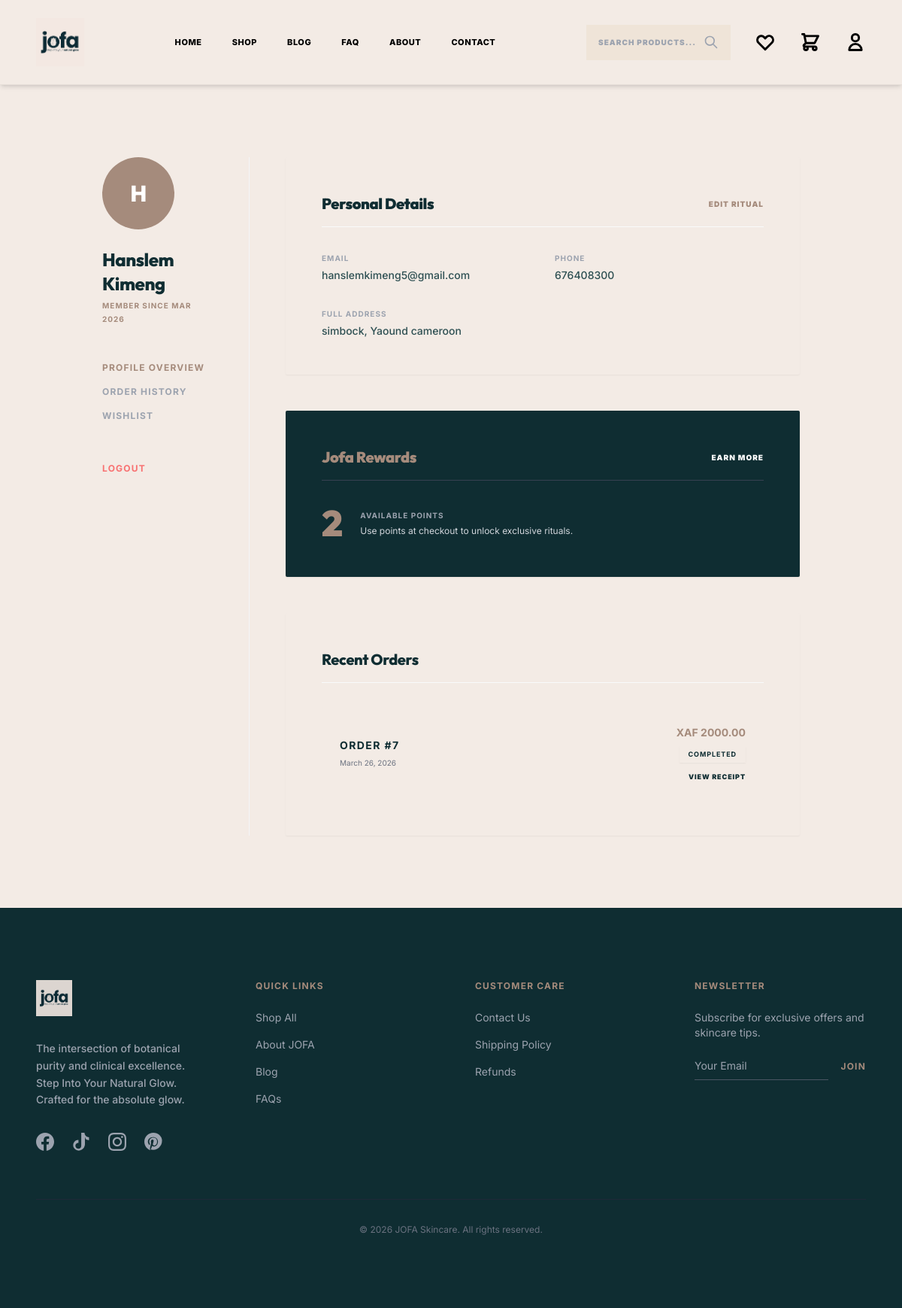
/accounts/profile/ (signed in), run on the app's committed database.
### accounts/models.py (models this page shows, shortened)
class Profile(models.Model):
    user = models.OneToOneField(User, on_delete=models.CASCADE, related_name='profile')
    phone = models.CharField(max_length=20, blank=True)
    address = models.TextField(blank=True)
    city = models.CharField(max_length=100, blank=True)
    country = models.CharField(max_length=100, blank=True)
    created_at = models.DateTimeField(auto_now_add=True)

### orders/models.py (models this page shows, shortened)
class Order(models.Model):
    STATUS_CHOICES = [
        ('pending', 'Pending'),
        ('completed', 'Completed'),
        ('cancelled', 'Cancelled'),
    ]
    user = models.ForeignKey(User, on_delete=models.CASCADE, related_name='orders')
    first_name = models.CharField(max_length=50)
    last_name = models.CharField(max_length=50)
    email = models.EmailField()
    address = models.CharField(max_length=250)
    postal_code = models.CharField(max_length=20)
    city = models.CharField(max_length=100)
    phone_number = models.CharField(max_length=20, blank=True)
    created = models.DateTimeField(auto_now_add=True)
    updated = models.DateTimeField(auto_now=True)
    paid = models.BooleanField(default=False)
    status = models.CharField(max_length=20, choices=STATUS_CHOICES, default='pending')
    class Meta:
        ordering = ('-created',)
    def get_total_cost(self):
        return sum(item.get_cost() for item in self.items.all())

class OrderItem(models.Model):
    order = models.ForeignKey(Order, related_name='items', on_delete=models.CASCADE)
    product = models.ForeignKey(Product, related_name='order_items', on_delete=models.CASCADE)
    price = models.DecimalField(max_digits=10, decimal_places=2)
    quantity = models.PositiveIntegerField(default=1)
    def get_cost(self):
        return self.price * self.quantity

### accounts/views.py (the view)
# urls.py: path('profile/', views.ProfileView.as_view(), name='profile'),
class ProfileView(LoginRequiredMixin, TemplateView):
    template_name = 'accounts/profile.html'
    def get_context_data(self, **kwargs):
        context = super().get_context_data(**kwargs)
        context['profile'] = self.request.user.profile
        if hasattr(self.request.user, 'orders'):
            context['orders'] = self.request.user.orders.all()
        context['available_points'] = get_user_points(self.request.user)
        return context

### orders/cart.py (called while the page is built)
    def __len__(self):
        return sum(item['quantity'] for item in self.cart.values())

### orders/context_processors.py (called while the page is built)
def cart(request):
    return {'cart': Cart(request)}

### rewards/utils.py (called while the page is built)
def get_user_points(user):
    now = timezone.now()
    from django.db.models import Sum
    earned = RewardPoint.objects.filter(
        user=user,
        transaction_type='earned',
        expires_at__gt=now
    ).aggregate(Sum('points'))['points__sum'] or 0
    redeemed = RewardPoint.objects.filter(
        user=user,
        transaction_type='redeemed'
    ).aggregate(Sum('points'))['points__sum'] or 0
    return max(0, earned + redeemed)

### templates/accounts/profile.html (shortened to what this page needs)
{% extends 'base.html' %}
{% block content %}
<section class="py-24 bg-jofa-beige">
    <div class="container mx-auto px-6 md:px-12">
        <div class="max-w-6xl mx-auto grid grid-cols-1 md:grid-cols-4 gap-12">
            <div class="col-span-1 border-r border-gray-100 pr-12">
                <div class="text-center md:text-left mb-12">
                    <div
                        class="w-24 h-24 bg-jofa-gold rounded-full mx-auto md:mx-0 mb-6 flex items-center justify-center text-white text-3xl serif">
                        {{ user.username|first|upper }}
                    </div>
                    <h2 class="text-2xl serif text-jofa-dark mb-1">{{ user.get_full_name|default:user.username }}</h2>
                    <p class="text-[10px] uppercase tracking-widest text-jofa-gold font-bold">Member since {{ user.date_joined|date:"M Y" }}</p>
                </div>
                <nav class="space-y-4">
                    <a href="#" class="block text-xs uppercase tracking-widest font-bold text-jofa-gold">Profile
                        Overview</a>
                    <a href="{% url 'orders:order_history' %}"
                        class="block text-xs uppercase tracking-widest font-bold text-gray-400 hover:text-jofa-dark transition-colors">Order
                        History</a>
                    <a href="{% url 'products:wishlist_detail' %}"
                        class="block text-xs uppercase tracking-widest font-bold text-gray-400 hover:text-jofa-onyx transition-colors">Wishlist</a>
                    <form action="{% url 'accounts:logout' %}" method="post" class="pt-8">
                        <button type="submit"
                            class="text-xs uppercase tracking-widest font-bold text-red-400 hover:text-red-500 transition-colors">Logout</button>
                    </form>
                </nav>
            </div>
            <div class="col-span-3">
                <div class="bg-jofa-beige p-12 shadow-sm rounded-sm mb-12">
                    <div class="flex justify-between items-center border-b border-gray-50 pb-4 mb-8">
                        <h3 class="text-xl serif text-jofa-dark font-black">Personal Details</h3>
                        <a href="{% url 'accounts:profile_update' %}"
                            class="text-[10px] uppercase tracking-widest font-black text-jofa-gold hover:text-jofa-dark transition-colors">Edit
                            Ritual</a>
                    </div>
                    <div class="grid grid-cols-1 md:grid-cols-2 gap-8">
                        <div>
                            <p class="text-[10px] uppercase tracking-widest font-bold text-gray-400 mb-1">Email</p>
                            <p class="text-sm font-medium">{{ user.email }}</p>
                        </div>
                        <div>
                            <p class="text-[10px] uppercase tracking-widest font-bold text-gray-400 mb-1">Phone</p>
                            <p class="text-sm font-medium">{{ profile.phone|default:"Not provided" }}</p>
                        </div>
                        <div class="md:col-span-2">
                            <p class="text-[10px] uppercase tracking-widest font-bold text-gray-400 mb-1">Full Address
                            </p>
                            <p class="text-sm font-medium">{{ profile.address|default:"No address saved" }}, {{ profile.city }} {{ profile.country }}</p>
                        </div>
                    </div>
                </div>
                <div class="bg-jofa-onyx text-white p-12 shadow-sm rounded-sm mb-12">
                    <div class="flex justify-between items-center border-b border-gray-700 pb-4 mb-8">
                        <h3 class="text-xl serif font-black text-jofa-gold">Jofa Rewards</h3>
                        <a href="{% url 'products:product_list' %}"
                            class="text-[10px] uppercase tracking-widest font-black text-white hover:text-jofa-gold transition-colors">Earn
                            More</a>
                    </div>
                    <div class="flex items-center">
                        <div class="text-5xl font-black serif text-jofa-gold mr-6">{{ available_points }}</div>
                        <div>
                            <p class="text-[10px] uppercase tracking-widest font-bold text-gray-400">Available Points
                            </p>
                            <p class="text-xs mt-1 text-gray-300">Use points at checkout to unlock exclusive rituals.
                            </p>
                        </div>
                    </div>
                </div>
                <div class="bg-jofa-beige p-12 shadow-sm rounded-sm">
                    <h3 class="text-xl serif text-jofa-dark mb-8 border-b border-gray-50 pb-4">Recent Orders</h3>
                    {% if orders %}
                    <div class="space-y-6">
                        {% for order in orders|slice:":3" %}
                        <div class="flex justify-between items-center bg-jofa-beige p-6 rounded-sm">
                            <div>
                                <h4 class="text-sm font-bold uppercase tracking-widest mb-1">Order #{{ order.id }}</h4>
                                <p class="text-[10px] text-gray-500">{{ order.created|date:"F d, Y" }}</p>
                            </div>
                            <div class="text-right">
                                <p class="text-sm font-bold text-jofa-gold">XAF {{ order.get_total_cost }}</p>
                                <span
                                    class="text-[9px] uppercase tracking-widest font-bold bg-jofa-beige px-3 py-1 mt-2 inline-block shadow-sm">{{ order.get_status_display }}</span>
                                <a href="{% url 'orders:order_detail' order.id %}"
                                    class="block mt-3 text-[9px] uppercase tracking-widest font-black text-jofa-onyx hover:text-jofa-gold transition-colors">View
                                    Receipt</a>
                            </div>
                        </div>
                        {% endfor %}
                    </div>
                    {% else %}
                    <p class="text-sm text-gray-400 italic">You haven't placed any orders yet.</p>
                    <a href="{% url 'products:product_list' %}"
                        class="mt-6 inline-block text-xs uppercase tracking-widest font-bold text-jofa-gold border-b border-jofa-gold pb-1">Start
                        Shopping</a>
                    {% endif %}
                </div>
            </div>
        </div>
    </div>
</section>
{% endblock %}

### templates/base.html (style rules this page uses)
body { font-family: 'Inter', sans-serif; background-color: #F3EBE5; color: #0F2D32; font-weight: 400; }
h1, h2, h3, .serif { font-family: 'Outfit', sans-serif; font-weight: 800; color: #0F2D32; letter-spacing: -0.02em; }
p { line-height: 1.8; color: #2D4F52; font-weight: 400; }

### data on the page
Profile: phone "676408300", address "simbock", city "Yaound", country "cameroon"
Order: id "7", created "March 26, 2026", get_total_cost "2000.00", status "COMPLETED"

### other printed values
{{ user.username|first|upper }} "H"
{{ user.get_full_name|default:user.username }} "Hanslem Kimeng"
{{ user.date_joined|date:"M Y" }} "MAR 2026"
{{ user.email }} "hanslemkimeng5@gmail.com"
{{ available_points }} "2"
